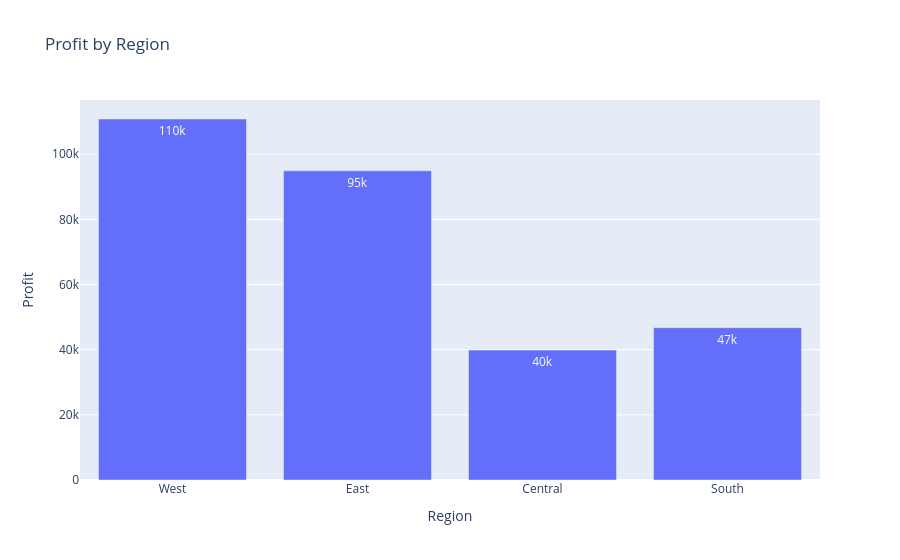

This figure's notebook cell:
### Code cell
fig = px.bar(
    region_analysis.reset_index(),
    x="Region",
    y="Profit",
    title="Profit by Region",
    text_auto=".2s"
)

fig.show()

### Figure 1 — Plotly figure (JSON) as saved in the notebook; plotly's stock layout.template omitted (floating-point values rounded to 4 significant figures)
{"data": [{"hovertemplate": "Region=%{x}<br>Profit=%{y}<extra></extra>", "legendgroup": "", "marker": {"color": "#636efa", "pattern": {"shape": ""}}, "name": "", "orientation": "v", "showlegend": false, "textposition": "auto", "texttemplate": "%{y:.2s}", "type": "bar", "x": ["West", "East", "Central", "South"], "xaxis": "x", "y": [110800.0, 94880.0, 39870.0, 46750.0], "yaxis": "y"}], "layout": {"barmode": "relative", "legend": {"tracegroupgap": 0}, "title": {"text": "Profit by Region"}, "xaxis": {"anchor": "y", "domain": [0, 1], "title": {"text": "Region"}}, "yaxis": {"anchor": "x", "domain": [0, 1], "title": {"text": "Profit"}}}}
